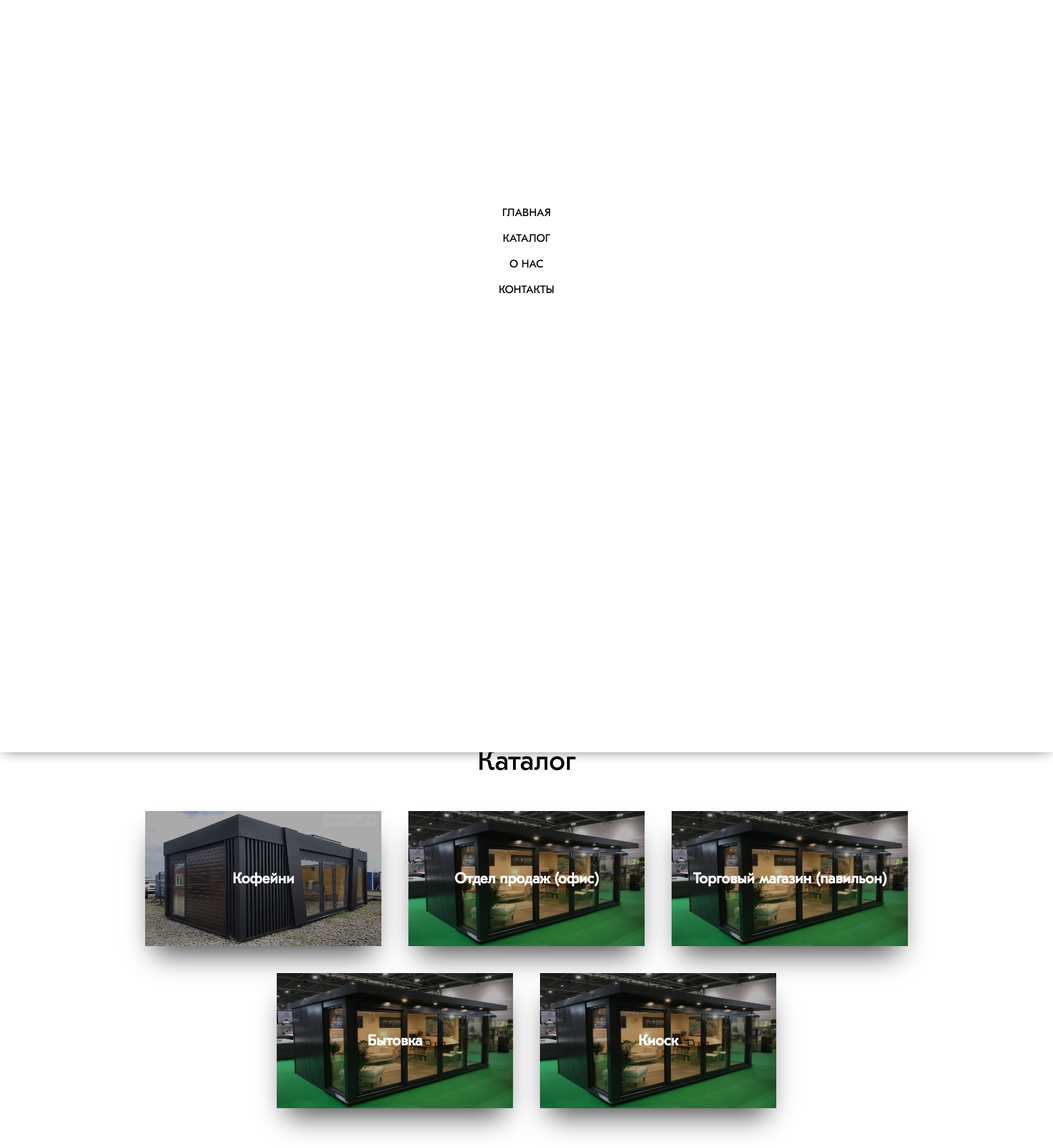
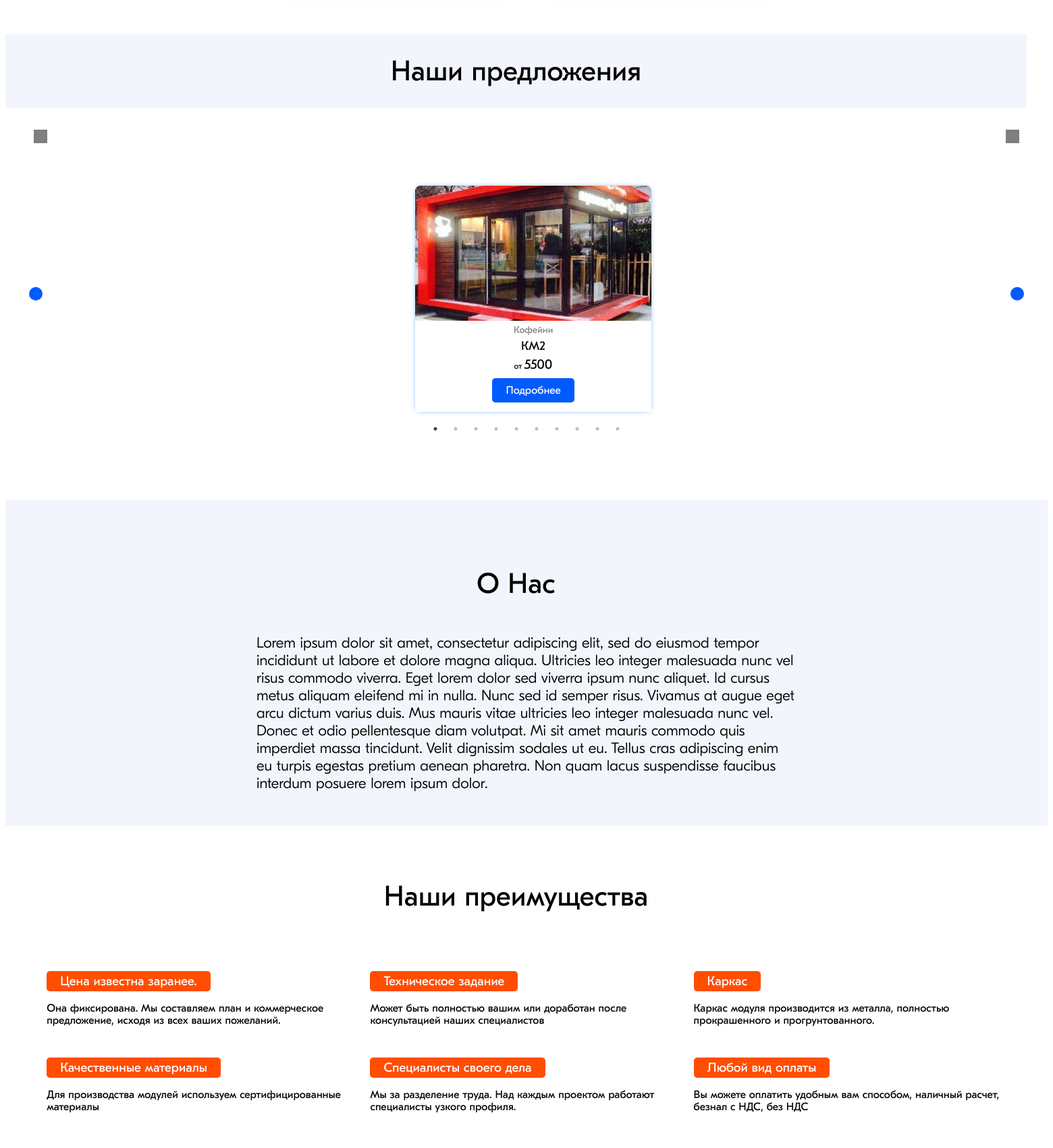
The page / (upper part) on the database its author committed (2 pictures, top to bottom).
### products/models.py (models this page shows, shortened)
class Category(models.Model):
    name = models.CharField(default='', max_length = 200)
    imgurl = models.ImageField(upload_to='static/images', blank = True, null = True)

class Item(models.Model):
    category = models.ForeignKey(Category, on_delete = models.CASCADE, )
    name = models.CharField(default='', max_length = 300)
    price = models.IntegerField(default=0,)
    size = models.CharField(default='', max_length = 300)
    h_in = models.CharField(default='', max_length = 300)
    h_out = models.CharField(default='', max_length = 300)
    eksterier = models.CharField(default='', max_length = 300)
    interier = models.CharField(default='', max_length = 300)
    doors = models.CharField(default='', max_length = 300)
    floor = models.CharField(default='', max_length = 300)
    electrik = models.CharField(default='', max_length = 300)

class Itemimage(models.Model):
    item = models.ForeignKey(Item, on_delete = models.CASCADE, )
    imgurl = models.ImageField (upload_to='static/images/products', blank = True, null = True)

### products/views.py (the view)
# urls.py: path('', views.index, name = "index"),
def index(request):
    items = Item.objects.all()
    categories = Category.objects.all()
    return render(request, 'products/index.html', {
        'items': items,
        'categories': categories,
    })

### products/templatetags/extras.py (called while the page is built)
@register.simple_tag
def get_first_image(item):
    return item.itemimage_set.all()[0]

### templates/products/index.html (shortened to what this page needs)
{% extends './base.html' %}
{% block content %}
    {% include './blocks/main_slider.html' %}
    {% include './blocks/cost_1.html' %}
    {% include './blocks/category_blocks.html' %}
    {% include './blocks/item_slider.html' %}
    {% include './blocks/about_us.html' %}
    {% include './blocks/dignity.html' %}
{% endblock content %}

### templates/products/blocks/category_blocks.html
{% load static %}
<div class="category__blocks">
    <div class="category__blocks__title" id="catalog">
    <span>
        Каталог
        </span>
    </div>
    <div class="category__blocks__items">
        {% for category in categories  %}
         <a class="category__blocks__item"
         href="{% url 'products:category' category.id %}">
         <div class="category__blocks__item__darken">
         </div>
            <img src="{% static 'images/products/' %}{{category.imgurl}}"
            alt="">
            <span>
                {{ category.name }}
            </span>
        </a>
        {% endfor %}
    </div>
</div>

### templates/products/blocks/item_slider.html (shortened to what this page needs)
{% load static %}
<div class="items__slider__container__main__wrapper">
<div class="category__blocks__title proposition_title">
    <span>
    Наши предложения
    </span>
</div>
<div class="items__slider__container" id="items__slider__3">
    <div class="items__slider__3 items__slider__wrapper">
    {% for item in items  %}
        <div class="single__item__main__wrapper">
            {% include './single_item.html' %}
        </div>
    {% endfor %}
    </div>
    <span class="prev_1" id="prev_3">
    </span>
    <span class="next_1" id="next_3">
    </span>
</div>
</div>

### templates/products/blocks/single_item.html
{% load static %}
{% load extras %}
<div class="single__item">
    <a class="single__item__image"
    href="{% url 'products:item' item.id %}">
        {% get_first_image item as item_img %}
        <img src="{% static 'images/products/'%}{{item_img.imgurl}}"
        alt="">
    </a>
    <div class="single__item__info">
        <span class="single__item__info__category">
        {{ item.category.name }}
        </span>
        <a class="single__item__info__name"
        href = "{% url 'products:item' item.id %}">
        {{ item.name }}
        </a>
        <span class="single__item__info__price">
        от
        <span>
        {{ item.price }}
        </span>
        </span>
    </div>
    <a class="single__item__button"
    href="{% url 'products:item' item.id %}">
        Подробнее
    </a>
</div>

### static/style.css (style rules this page uses)
body { font-family: "gpro-text-regular"; }
.prev_1 { position: absolute; top: 50%; left: 35; background-color: #005bff; padding: 10px; border-radius: 20px; cursor: pointer; }
.next_1 { position: absolute; top: 50%; right: 35; background-color: #005bff; padding: 10px; border-radius: 20px; cursor: pointer; }
.items__slider__container { padding: 100px 0px 40px 0px; position: relative; }
.items__slider__wrapper { display: flex; align-items: center; justify-items: center; align-content: center; justify-content: center; margin: 10px auto; position: relative; width: 85%; height: 100%; max-height: 350px; text-align: center; }
.category__blocks__title { margin-top: 40px; padding: 30px 0px; display: flex; flex-wrap: wrap; max-width: 98%; text-align: center; align-content: center; align-items: center; justify-content: center; }
.category__blocks__title span { max-width: 98%; }
.category__blocks { width: 100%; display: flex; flex-direction: column; align-items: center; }
.category__blocks__title { font-size: 42px; width: 100%; text-align: center; }
.category__blocks__items { max-width: 98%; display: flex; flex-wrap: wrap; align-items: center; align-content: center; justify-content: center; }
.category__blocks__item { max-width: 100%; text-decoration: none; position: relative; cursor: pointer; display: flex; align-items: center; justify-content: center; margin: 20px 20px; max-width: 350px; max-height: 200px; width: 350px; height: 270px; box-shadow: 0px 25px 40px -15px rgba(0, 0, 0, 0.75); transition: background linear 0.3s; background-size: auto; }
.category__blocks__item span { color: white; font-weight: 600; font-size: 22px; z-index: 405; }
.category__blocks__item img { height: 100%; width: 100%; position: absolute; z-index: 10; opacity: 1; }
.category__blocks__item::after { content: ""; position: absolute; bottom: 0; left: 0; width: 100%; height: 100%; transform: scaleY(0); transform-origin: bottom center; background-color: #eec0c6; background-image: linear-gradient(315deg, #eec0c6 0%, #7ee8fa 74%); z-index: -1; transition: transform ease 0.3s; z-index: 400; }
.category__blocks__item__darken { width: 100%; height: 100%; top: 0; right: 0; background-color: black; position: absolute; z-index: 403; opacity: 0.3; }
.single__item__main__wrapper { align-items: center; align-content: center; justify-content: center; justify-items: center; text-align: center; display: flex; margin: 5px 10px; max-height: 100%; }
.single__item { margin: auto; width: 90%; max-width: 100%; border-top-right-radius: 8px; border-top-left-radius: 8px; display: flex; flex-direction: column; flex-wrap: wrap; max-height: 550px; max-width: 350px; align-items: center; box-shadow: 0px 0px 10px -4px #005bff; transition: all 0.3s ease; }
.single__item__image { height: 200px; width: 100%; }
.single__item__image img { border-top-left-radius: 8px; border-top-right-radius: 8px; cursor: pointer; object-fit: cover; width: 100%; max-width: 100%; max-height: 200px; }
.single__item__info { display: flex; flex-direction: column; width: 100%; align-items: center; }
.single__item__info__category { margin-top: 5px; color: grey; font-size: 14px; }
.single__item__info__name { text-decoration: none; color: black; font-size: 18px; margin-top: 5px; cursor: pointer; }
.single__item__info__price { margin-top: 5px; font-size: 12px; }
.single__item__info__price span { font-size: 20px; }
.single__item__button { margin-top: 9px; margin-bottom: 14px; cursor: pointer; border-radius: 5px; background-color: #005bff; color: white; padding: 9px 20px; text-decoration: none; }
.items__slider__container__main__wrapper { margin: auto; padding: 50px 0px; }
.proposition_title { background-color: #f3f5fd; color: black; }

### rows shown on the page
Category: imgurl (picture), name "Кофейни"
Category: imgurl (picture), name "Отдел продаж (офис)"
Category: imgurl (picture), name "Торговый магазин (павильон)"
Category: imgurl (picture), name "Бытовка"
Category: imgurl (picture), name "Киоск"
Item: imgurl (picture), category.name "Кофейни", name "КМ2", price "5500"
